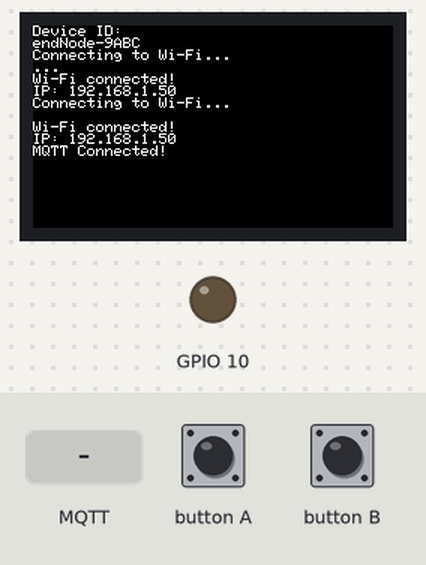
This sketch was run on a simulated ESP32. Parts: 240×135 colour display, output pins drawn as LEDs (lit = HIGH). The inputs (shaded band) are chosen by the test bench. WiFi joins after 1.5 s; servers stay silent unless stated; no MQTT or app messages arrive unless stated; what the sketch prints to the serial monitor is not drawn.

Above: at 2.9 s.
3.0 s: MQTT message "1" arrives on the first subscribed topic
At 4.2 s:
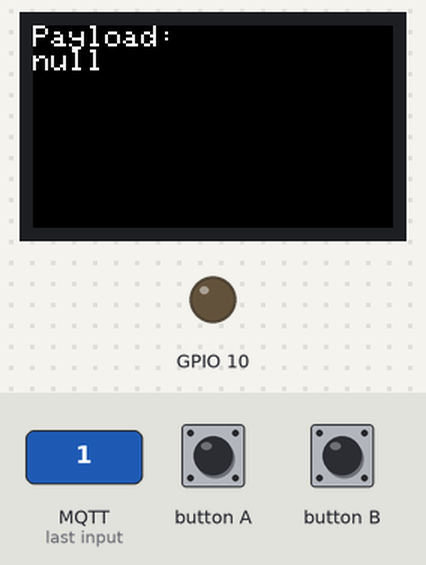
4.5 s: button A pressed for 0.15 s
At 5.7 s:
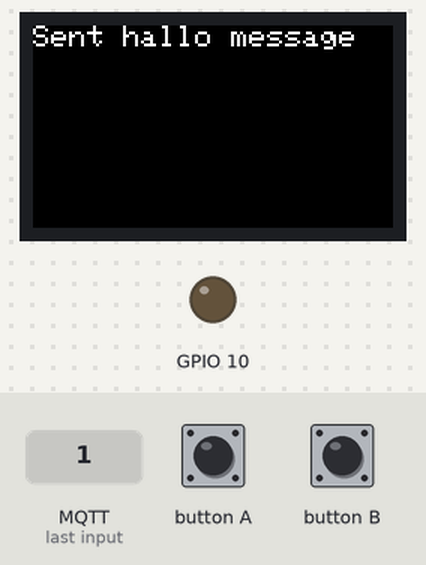
7.6 s: MQTT message "0" arrives on the first subscribed topic
At 8.0 s:
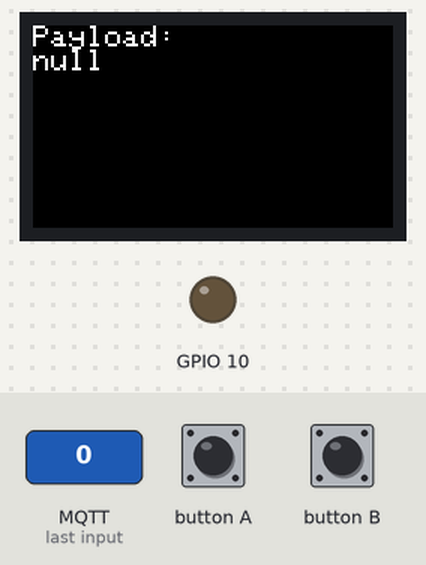
9.1 s: button A pressed for 1 s
At 10.5 s:
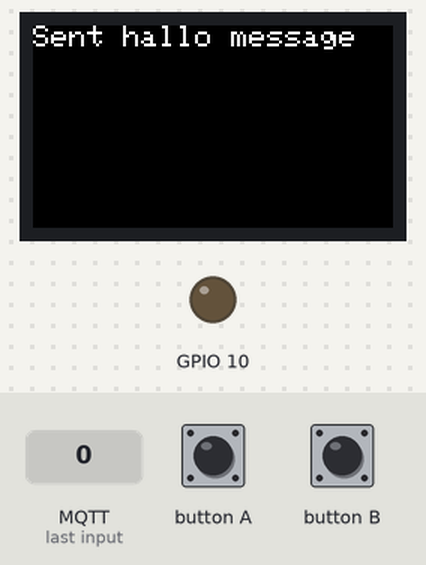
Timing chart, 0 to 12.1 s (numbered marks = the images above; inputs shaded):
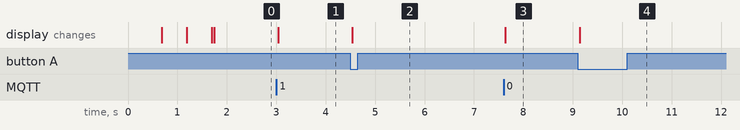

Measured:
- after the input at 3.0 s, the display: changes at once (image 1)
- after the input at 4.5 s, the display: changes at once (image 2)
- after the input at 7.6 s, the display: changes at once (image 3)
- after the input at 9.1 s, the display: changes at once (image 4)

The sketch:

mqtt_endDevice.ino
```cpp
#include <M5StickCPlus.h>
#include <WiFi.h>
#include <PubSubClient.h>
#include <ArduinoJson.h>

const char* ssid = "Chocolate";
const char* password = "bunnymagpie0520";
const char* mqtt_server = "192.168.86.153";  // Replace with your broker's IP
const char* mqttUser = "enduser"; // Optional
const char* mqttPassword = "password"; // Optional
char mqttClientId[32];  // Global buffer for dynamic ID

WiFiClient espClient;
PubSubClient client(espClient);

bool ledState = false;

void setupWifi();
void callback(char* topic, byte* payload, unsigned int length);
void reconnect();

void setup() {
    M5.begin();
    M5.Lcd.setRotation(3);
    M5.Lcd.fillScreen(BLACK);
    M5.Lcd.setTextColor(WHITE);
    M5.Lcd.setCursor(0, 0);

    pinMode(10, OUTPUT);

    // Generate unique MQTT client ID using MAC address
    uint64_t chipId = ESP.getEfuseMac();  // 48-bit MAC
    sprintf(mqttClientId, "endNode-%04X", (uint16_t)(chipId & 0xFFFF));
    //strcpy(mqttClientId, "endNodeA");

    M5.Lcd.println("Device ID:");
    M5.Lcd.println(mqttClientId);

    setupWifi();
    setupWifi();

    if (WiFi.status() == WL_CONNECTED) {
        client.setServer(mqtt_server, 1883);
        client.setCallback(callback);
        if (client.connect(mqttClientId, mqttUser, mqttPassword)) {
            client.subscribe("to_dashboard");
            M5.Lcd.println("MQTT Connected!");
        } else {
            M5.Lcd.println("MQTT Failed to connect.");
        }
    } else {
        M5.Lcd.println("Skipping MQTT — no Wi-Fi.");
    }

}

void loop() {
    if (!client.connected()) {
        reconnect();
    }
    client.loop();


    M5.update();
    if (M5.BtnA.wasPressed()) {
        StaticJsonDocument<128> doc;
        doc["address"] = "BROADCAST";
        doc["end_device_type"] = 0;
        doc["device_id"] = "mqttClientId";
        doc["payload"] = "hallo";

        // Add ISO 8601 time if needed (optional in embedded)
        // But if using an RTC or NTP time:
        doc["time"] = "2025-04-07T17:18:00Z";  // Replace with actual time

        char buffer[192];
        serializeJson(doc, buffer);
        client.publish("from_end_device", buffer);


        // Display confirmation message
        M5.Lcd.fillScreen(BLACK);
        M5.Lcd.setCursor(0, 0);
        M5.Lcd.println("Sent hallo message");
    }
}

void setupWifi() {
    M5.Lcd.println("Connecting to Wi-Fi...");
    WiFi.begin(ssid, password);

    int retries = 0;
    while (WiFi.status() != WL_CONNECTED) {
        delay(500);
        M5.Lcd.print(".");
        retries++;
        if (retries > 20) {  // 10 seconds timeout
            M5.Lcd.println("\nWi-Fi failed to connect.");
            return;
        }
    }

    M5.Lcd.println("\nWi-Fi connected!");
    M5.Lcd.print("IP: ");
    M5.Lcd.println(WiFi.localIP());
}


void callback(char* topic, byte* payload, unsigned int length) {
    if (strcmp(topic, "to_dashboard") == 0) {
        // Convert payload bytes into a String
        String message;
        for (unsigned int i = 0; i < length; i++) {
            message += (char)payload[i];
        }

        // Parse JSON
        StaticJsonDocument<192> doc;
        DeserializationError error = deserializeJson(doc, message);

        if (error) {
            Serial.println("Failed to parse JSON");
            return;
        }

        // Extract only the "payload" field
        String extracted = doc["payload"].as<String>();

        // Display on M5
        M5.Lcd.fillScreen(BLACK);
        M5.Lcd.setCursor(0, 0);
        M5.Lcd.setTextColor(WHITE, BLACK);
        M5.Lcd.setTextSize(2);
        M5.Lcd.println("Payload:");
        M5.Lcd.println(extracted);

        Serial.printf("[MQTT] Payload extracted: %s\n", extracted.c_str());
    }
}


void reconnect() {
    while (!client.connected()) {
        if (client.connect(mqttClientId, mqttUser, mqttPassword)) {
            client.subscribe("to_dashboard");
            M5.Lcd.println("Connected!");
        } else {
            M5.Lcd.print("MQTT failed. rc=");
            M5.Lcd.println(client.state());
            delay(5000);
        }
    }
}
```
